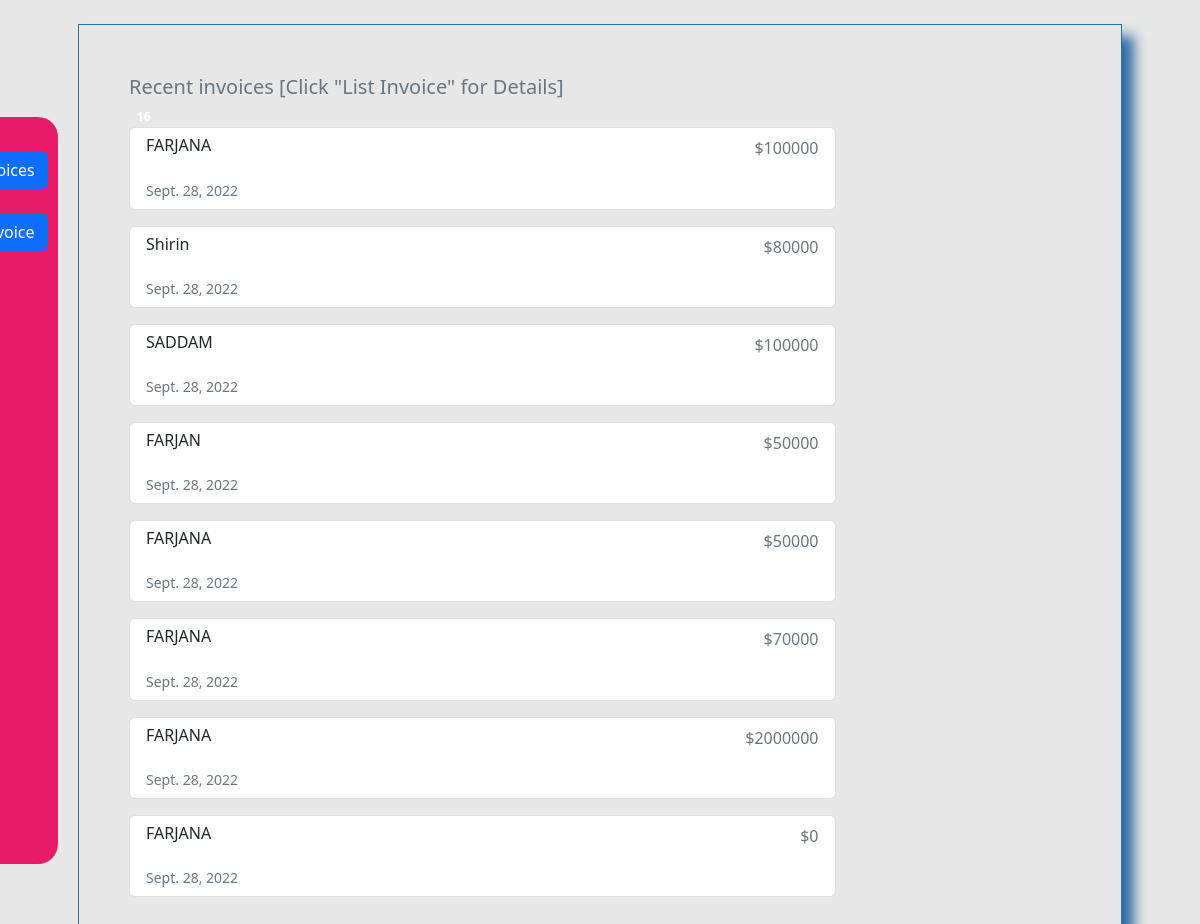
The page / on the database its author committed.
### invoicemgmt/models.py (models this page shows, shortened)
class Invoice(models.Model):
    comments = models.TextField(
        max_length=3000, default='', blank=True, null=True)
    invoice_number = models.IntegerField(blank=True, null=True)
    invoice_date = models.DateField(
        auto_now_add=False, auto_now=False, blank=True, null=True)
    name = models.CharField('Customer Name', max_length=120,
                            default='', blank=True, null=True)
    line_one = models.CharField(
        'Line 1', max_length=120, default='', blank=True, null=True)
    line_one_quantity = models.IntegerField(
        'Quantity', default=0, blank=True, null=True)
    line_one_unit_price = models.IntegerField(
        'Unit Price (D)', default=0, blank=True, null=True)
    line_one_total_price = models.IntegerField(
        'Line Total (D)', default=0, blank=True, null=True)
    line_two = models.CharField(
        'Line 2', max_length=120, default='', blank=True, null=True)
    line_two_quantity = models.IntegerField(
        'Quantity', default=0, blank=True, null=True)
    line_two_unit_price = models.IntegerField(
        'Unit Price (D)', default=0, blank=True, null=True)
    line_two_total_price = models.IntegerField(
        'Line Total (D)', default=0, blank=True, null=True)
    line_three = models.CharField(
        'Line 3', max_length=120, default='', blank=True, null=True)
    line_three_quantity = models.IntegerField(
        'Quantity', default=0, blank=True, null=True)
    line_three_unit_price = models.IntegerField(
        'Unit Price (D)', default=0, blank=True, null=True)
    line_three_total_price = models.IntegerField(
        'Line Total (D)', default=0, blank=True, null=True)
    line_four = models.CharField(
        'Line 4', max_length=120, default='', blank=True, null=True)
    line_four_quantity = models.IntegerField(
        'Quantity', default=0, blank=True, null=True)
    line_four_unit_price = models.IntegerField(
        'Unit Price (D)', default=0, blank=True, null=True)
    line_four_total_price = models.IntegerField(
        'Line Total (D)', default=0, blank=True, null=True)
    line_five = models.CharField(
        'Line 5', max_length=120, default='', blank=True, null=True)
    line_five_quantity = models.IntegerField(
        'Quantity', default=0, blank=True, null=True)
    line_five_unit_price = models.IntegerField(
        'Unit Price (D)', default=0, blank=True, null=True)
    line_five_total_price = models.IntegerField(
        'Line Total (D)', default=0, blank=True, null=True)
    line_six = models.CharField(
        'Line 6', max_length=120, default='', blank=True, null=True)
    line_six_quantity = models.IntegerField(
        'Quantity', default=0, blank=True, null=True)
    line_six_unit_price = models.IntegerField(
        'Unit Price (D)', default=0, blank=True, null=True)
    line_six_total_price = models.IntegerField(
        'Line Total (D)', default=0, blank=True, null=True)
    line_seven = models.CharField(
        'Line 7', max_length=120, default='', blank=True, null=True)
    line_seven_quantity = models.IntegerField(
        'Quantity', default=0, blank=True, null=True)
    line_seven_unit_price = models.IntegerField(
        'Unit Price (D)', default=0, blank=True, null=True)
    line_seven_total_price = models.IntegerField(
        'Line Total (D)', default=0, blank=True, null=True)
    line_eight = models.CharField(
        'Line 8', max_length=120, default='', blank=True, null=True)
    line_eight_quantity = models.IntegerField(
        'Quantity', default=0, blank=True, null=True)
    line_eight_unit_price = models.IntegerField(
        'Unit Price (D)', default=0, blank=True, null=True)
    line_eight_total_price = models.IntegerField(
        'Line Total (D)', default=0, blank=True, null=True)
    line_nine = models.CharField(
        'Line 9', max_length=120, default='', blank=True, null=True)
    line_nine_quantity = models.IntegerField(
        'Quantity', default=0, blank=True, null=True)
    line_nine_unit_price = models.IntegerField(
        'Unit Price (D)', default=0, blank=True, null=True)
    line_nine_total_price = models.IntegerField(
        'Line Total (D)', default=0, blank=True, null=True)
    line_ten = models.CharField(
        'Line 10', max_length=120, default='', blank=True, null=True)
    line_ten_quantity = models.IntegerField(
        'Quantity', default=0, blank=True, null=True)
    line_ten_unit_price = models.IntegerField(
        'Unit Price (D)', default=0, blank=True, null=True)
    line_ten_total_price = models.IntegerField(
        'Line Total (D)', default=0, blank=True, null=True)
    phone_number = models.CharField(
        max_length=120, default='', blank=True, null=True)
    total = models.IntegerField(default='0', blank=True, null=True)
    balance = models.IntegerField(default='0', blank=True, null=True)
    timestamp = models.DateTimeField(auto_now_add=True, auto_now=False)
    last_updated = models.DateTimeField(
        auto_now_add=False, auto_now=True, blank=True)
    paid = models.BooleanField(default=False)
    invoice_type_choice = (
        ('Receipt', 'Receipt'),
        ('Proforma Invoice', 'Proforma Invoice'),
        ('Invoice', 'Invoice'),
    )
    invoice_type = models.CharField(
        max_length=50, default='', blank=True, null=True, choices=invoice_type_choice)

### invoicemgmt/views.py (the view)
# urls.py: 2. Add a URL to urlpatterns:  path('', views.home, name='home')
def home(request):
    total_invoices = Invoice.objects.count()
    queryset = Invoice.objects.order_by('-invoice_date')[:8]
    context = {
        "total_invoices": total_invoices,
        "queryset": queryset,
    }
    return render(request, "home.html", context)

### invoicemgmt/templates/home.html (shortened to what this page needs)
{% include 'navbar.html' %}
{% load static %}
<head>
    <link rel='stylesheet' type='text/css'
        href='https://cdn.jsdelivr.net/npm/bootstrap@5.2.0/dist/css/bootstrap.min.css'>
    <link href="{% static 'css/stylesheet.css' %}" rel="stylesheet">
</head>
<div class='main-container'>
    <div class="row">
        <div class="mylist">
            <div class="col-sm-9">
                <div>
                    <div>
                        <span class="text-muted">
                            <h5>Recent invoices [Click "List Invoice" for Details]</h5>
                        </span>
                        <span class="badge badge-secondary badge-pill" class="total">{{total_invoices}}</span>
                    </div>
                    {% for instance in queryset %}
                    <ul class="list-group mb-3">
                        <li class="list-group-item d-flex justify-content-between lh-condensed">
                            <div>
                                <h6 class="my-0">{{instance.name}}</h6><br>
                                <small class="text-muted">{{instance.invoice_date}}</small><br>
                            </div>
                            <div class="text-muted">${{instance.total}}</div>
                        </li>
                    </ul>
                    {% endfor %}
                </div>
            </div>
        </div>
    </div>
</div>

### invoicemgmt/templates/navbar.html (shortened to what this page needs)
<div class="mymenu-bar">
    <br>
    <a href="/list_invoice">
        <div class="btn btn-primary mybutton">List Invoices</div>
    </a>
    <br><br>
    <a href="/add_invoice">
        <div class="btn btn-primary mybutton">New Invoice</div>
    </a>
    <br><br>
</div>

### invoicemgmt/static/css/stylesheet.css (style rules this page uses)
.main-container { width: 85%; margin: auto; }
.mylist { box-shadow: 10px 10px 10px; box-shadow: 12px 12px 12px #2e6da4; border: 1px solid #2e6da4; padding: 50px; padding-bottom: 20px; }
.mymenu-bar { background-color: #e61c66; color: white; display: inline; padding: 10px; position: fixed; height: 80%; bottom: 70px; left: -80px; z-index: 3000; border-top-right-radius: 20px; border-bottom-right-radius: 20px; }

### rows shown on the page
Invoice: name "FARJANA", invoice_date "Sept. 28, 2022", total "100000"
Invoice: name "Shirin", invoice_date "Sept. 28, 2022", total "80000"
Invoice: name "SADDAM", invoice_date "Sept. 28, 2022", total "100000"
Invoice: name "FARJAN", invoice_date "Sept. 28, 2022", total "50000"
Invoice: name "FARJANA", invoice_date "Sept. 28, 2022", total "50000"
Invoice: name "FARJANA", invoice_date "Sept. 28, 2022", total "70000"
Invoice: name "FARJANA", invoice_date "Sept. 28, 2022", total "2000000"
Invoice: name "FARJANA", invoice_date "Sept. 28, 2022", total "0"

### other values the page prints
{{ total_invoices }} "16"
